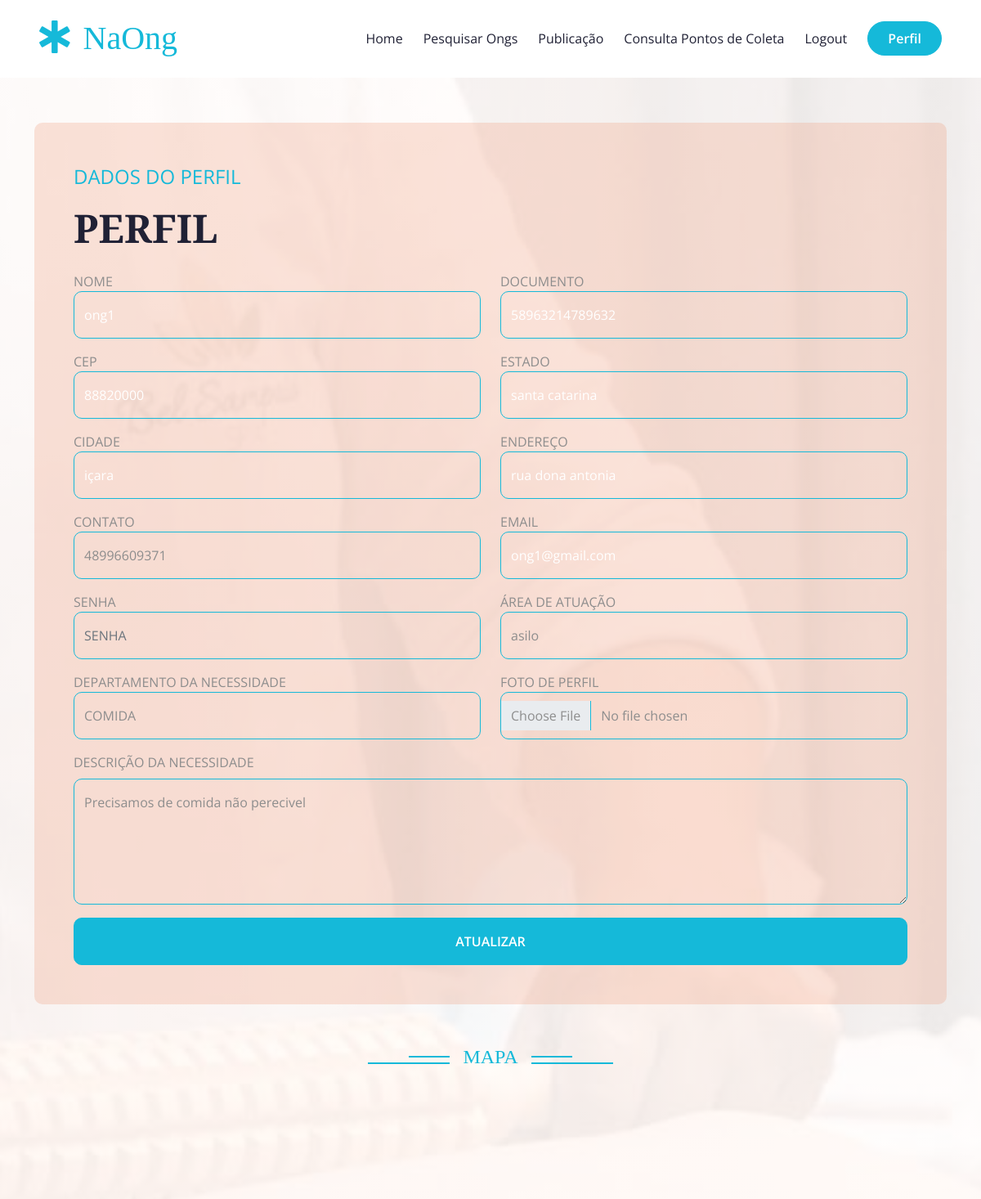
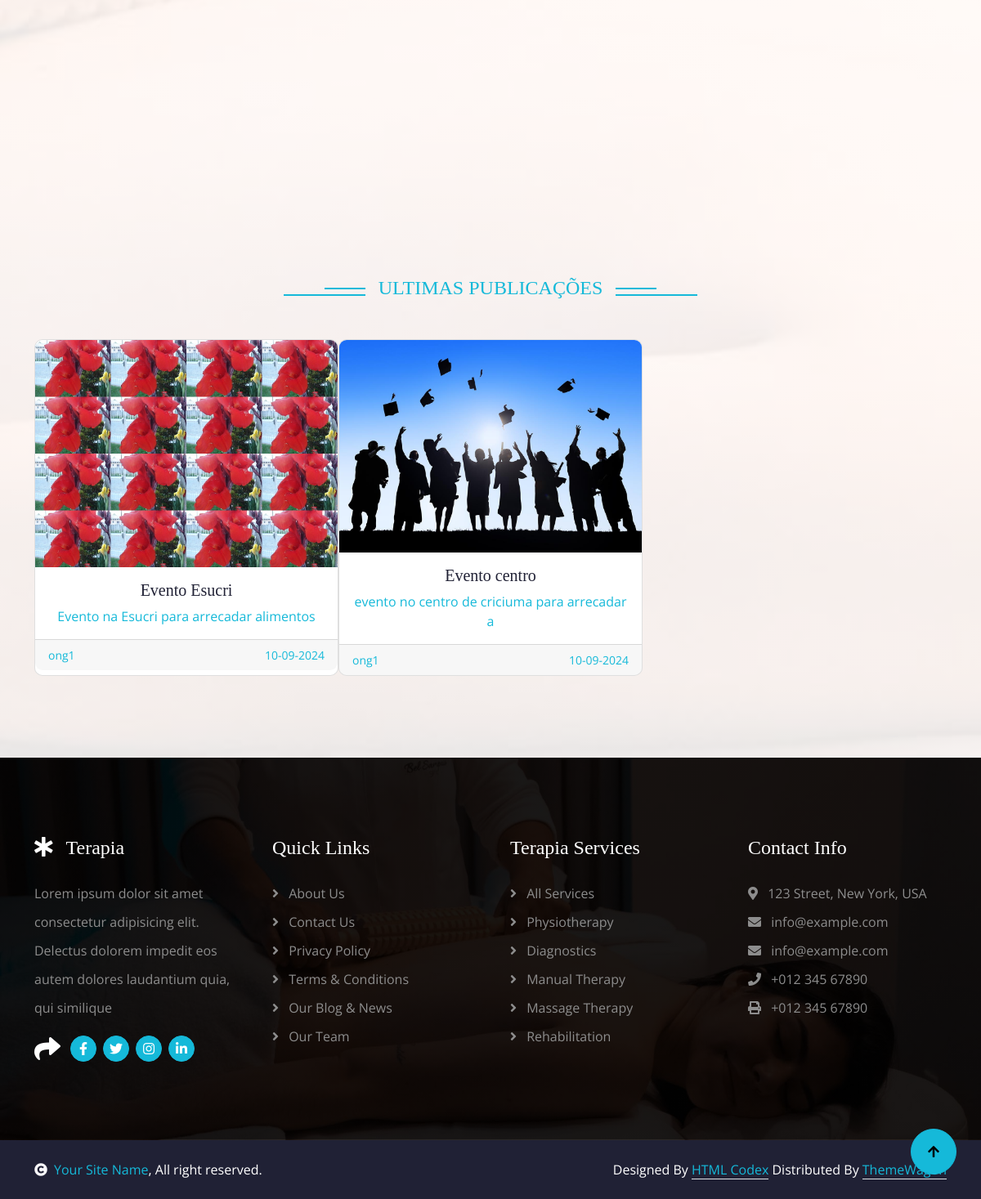
The page /perfil_ong.php (signed in) on the database its author committed (2 pictures, top to bottom).
### tables this page shows
CREATE TABLE `ongs` (
  `id_ong` int(11) NOT NULL AUTO_INCREMENT,
  `cnpj` varchar(45) NOT NULL,
  `razao_social` varchar(45) DEFAULT NULL,
  `nome_fantasia` varchar(45) DEFAULT NULL,
  `endereco` varchar(45) DEFAULT NULL,
  `cidade` varchar(45) DEFAULT NULL,
  `cep` varchar(45) DEFAULT NULL,
  `estado` varchar(45) DEFAULT NULL,
  `pais` varchar(45) DEFAULT NULL,
  `telefone` varchar(45) DEFAULT NULL,
  `email` varchar(45) NOT NULL,
  `data_cadastro` datetime DEFAULT NULL,
  `ativo` char(1) DEFAULT NULL,
  `senha` varchar(200) DEFAULT NULL,
  `foto_perfil` varchar(255) DEFAULT NULL,
  `area_atuacao` varchar(255) DEFAULT NULL,
  `id_departamento` int(11) DEFAULT NULL,
  `descricao` varchar(255) DEFAULT NULL,
  `latitude` varchar(255) DEFAULT NULL,
  `longitude` varchar(255) DEFAULT NULL,
  PRIMARY KEY (`id_ong`,`cnpj`,`email`),
  KEY `fk_id_departamento_idx` (`id_departamento`),
  CONSTRAINT `fk_id_departamento` FOREIGN KEY (`id_departamento`) REFERENCES `departamentos` (`id_departamento`)
);

CREATE TABLE `departamentos` (
  `id_departamento` int(11) NOT NULL AUTO_INCREMENT,
  `nome_departamento` varchar(45) DEFAULT NULL,
  `ativo` char(1) DEFAULT NULL,
  `icon` varchar(200) DEFAULT NULL,
  PRIMARY KEY (`id_departamento`)
);

CREATE TABLE `publicacoes` (
  `id_publicacoes` int(11) NOT NULL AUTO_INCREMENT,
  `id_ong` int(11) DEFAULT NULL,
  `titulo` varchar(45) DEFAULT NULL,
  `descricao` varchar(45) DEFAULT NULL,
  `dtpublicacao` datetime DEFAULT NULL,
  `arquivo` varchar(45) DEFAULT NULL,
  PRIMARY KEY (`id_publicacoes`)
);

### perfil_ong_model.php (called while the page is built, shortened)
<?php
if (isset($_GET['id_ong'])) {
    $id_ong = $_GET['id_ong'];
    $user_role = $_SESSION['user_role'];
    $sql_ong = "SELECT * FROM ongs WHERE id_ong = ?";
    $sql_list_publicacoes = "SELECT * FROM publicacoes WHERE id_ong = ? ORDER BY id_publicacoes DESC LIMIT 3";
    $sql_list_departamentos = "SELECT * FROM departamentos WHERE ativo = 'A'";
    if (isset($sql_ong)) {
        $stmt = $conn->prepare($sql_ong);
        $stmt->bind_param('i', $id_ong);
        if ($stmt->execute()) {
            $result_ong = $stmt->get_result();
            if ($result_ong->num_rows > 0) {
                $row = $result_ong->fetch_assoc();
                if (isset($sql_list_publicacoes)) {
                    $list_publicacoes = listPublicacao($conn, $id_ong, $sql_list_publicacoes);
                }
                if (isset($sql_list_departamentos)) {
                    $list_departamentos = listDepartamento($conn, $sql_list_departamentos);
                }
                if ($_SESSION['user_role'] == 'ong' && $_SESSION['user_id'] == $row['id_ong']) {
                    $mostraCampo = true;
                    $disabled = '';
                }
            } else {
                header("Location: perfil_ong.php?erro=7&id_ong=$id_ong");
                exit;
            }
        } else {
            header("Location: perfil_ong.php?erro=7&id_ong=$id_ong");
            exit;
        }
    } else {
        header("Location: perfil_ong.php?erro=7&id_ong=$id_ong");
        exit;
    }
} else if (isset($_SESSION['user_id']) && isset($_SESSION['user_role'])) {
    $id_ong = $_SESSION['user_id'];
    $user_role = $_SESSION['user_role'];
    if ($user_role == 'ong') {
        $sql_ong = "SELECT * FROM ongs WHERE id_ong = ?";
        $sql_list_publicacoes = "SELECT * FROM publicacoes WHERE id_ong = ? ORDER BY id_publicacoes DESC LIMIT 3";
        $sql_list_departamentos = "SELECT * FROM departamentos WHERE ativo = 'A'";
    } elseif ($user_role == 'doador') {
        $sql_ong = "SELECT * FROM doadores WHERE id_doador = ?";
    } else {
        header("Location: perfil_ong.php?erro=8&id_ong=$id_ong");
        exit;
    }
    if (isset($sql_ong)) {
        $stmt = $conn->prepare($sql_ong);
        $stmt->bind_param('i', $id_ong);
        if ($stmt->execute()) {
            $result_ong = $stmt->get_result();
            if ($result_ong->num_rows > 0) {
                $row = $result_ong->fetch_assoc();
                if ($_SESSION['user_role'] == 'ong' && $_SESSION['user_id'] == $row['id_ong']) {
                    $mostraCampo = true;
                    $disabled = '';
                }
                if (isset($sql_list_publicacoes)) {
                    $list_publicacoes = listPublicacao($conn, $id_ong, $sql_list_publicacoes);
                }
                if (isset($sql_list_departamentos)) {
                    $list_departamentos = listDepartamento($conn, $sql_list_departamentos);
                }
            } else {
                header("Location: perfil_ong.php?erro=7&id_ong=$id_ong");
                exit;
            }
        } else {
            header("Location: perfil_ong.php?erro=7&id_ong=$id_ong");
            exit;
        }
    } else {
        header("Location: perfil_ong.php?erro=7&id_ong=$id_ong");
        exit;
    }
}
function listPublicacao($conn, $id_ong, $sql_list_publicacoes)
{
    $stmt_publicacoes = $conn->prepare($sql_list_publicacoes);
    $stmt_publicacoes->bind_param('i', $id_ong);
    $stmt_publicacoes->execute();
    $result_list_publicacoes = $stmt_publicacoes->get_result();
    return $list_publicacoes = $result_list_publicacoes->fetch_all(MYSQLI_ASSOC);
}
function listDepartamento($conn, $sql_list_departamentos)
{
    $result_list_departamentos = $conn->query($sql_list_departamentos);
    return $list_departamentos = $result_list_departamentos->fetch_all(MYSQLI_ASSOC);
}

### perfil_ong.php (the view, shortened to what this page needs)
<?php
include('./cabecalho.php');
include './banco.php';
include('./perfil_ong_model.php');
?>
<div class="container-fluid appointment py-12" style="padding-top: 100px; padding-bottom: 50px;">
    <div class="container py-12" style="margin-top: 50px; padding-bottom: 50px;">
        <div class="row g-12 align-items-center">
            <div class="col-lg-12">
                <div class="col-lg-12 wow fadeInRight" data-wow-delay="0.4s">
                    <div class="appointment-form rounded p-5">
                        <p class="fs-4 text-uppercase text-primary">DADOS DO PERFIL</p>
                        <h1 class="display-5 mb-4">PERFIL</h1>
                        <form action="atualizar_<?php echo $user_role; ?>.php" method="POST" enctype="multipart/form-data">
                            <div class="row gy-3 gx-4">
                                <div class="col-xl-6">
                                    <label for="">NOME</label>
                                    <input type="text" class="form-control py-3 border-primary bg-transparent text-white" name="nome" placeholder="NOME" value="<?php echo isset($row['nome_fantasia']) ? $row['nome_fantasia'] : $row['nome']; ?>" <?php echo $disabled ?>>
                                </div>
                                <div class="col-xl-6">
                                    <label for="">DOCUMENTO</label>
                                    <input type="text" class="form-control py-3 border-primary bg-transparent text-white" name="documento" placeholder="DOCUMENTO" value="<?php echo isset($row['cnpj']) ? $row['cnpj'] : $row['cpf_cnpj']; ?>" <?php echo $disabled ?>>
                                </div>
                                <div class="col-xl-6">
                                    <label for="">CEP</label>
                                    <input type="text" class="form-control py-3 border-primary bg-transparent text-white" name="cep" placeholder="CEP" value="<?php echo isset($row['cep']) ? $row['cep'] : ''; ?>" <?php echo $disabled ?>>
                                </div>
                                <div class="col-xl-6">
                                    <label for="">ESTADO</label>
                                    <input type="text" class="form-control py-3 border-primary bg-transparent text-white" name="estado" placeholder="ESTADO" value="<?php echo isset($row['estado']) ? $row['estado'] : ''; ?>" <?php echo $disabled ?>>
                                </div>
                                <div class="col-xl-6">
                                    <label for="">CIDADE</label>
                                    <input type="text" class="form-control py-3 border-primary bg-transparent text-white" name="cidade" placeholder="CIDADE" value="<?php echo isset($row['cidade']) ? $row['cidade'] : ''; ?>" <?php echo $disabled ?>>
                                </div>
                                <div class="col-xl-6">
                                    <label for="">ENDEREÇO</label>
                                    <input type="text" class="form-control py-3 border-primary bg-transparent text-white" name="endereco" placeholder="ENDEREÇO" value="<?php echo isset($row['endereco']) ? $row['endereco'] : ''; ?>" <?php echo $disabled ?>>
                                </div>
                                <div class="col-xl-6">
                                    <label for="">CONTATO</label>
                                    <input type="phone" class="form-control py-3 border-primary bg-transparent" name="contato" placeholder="CONTATO" value="<?php echo isset($row['telefone']) ? $row['telefone'] : $row['contato']; ?>" <?php echo $disabled ?>>
                                </div>
                                <?php if ($mostraCampo) { ?>
                                    <div class="col-xl-6">
                                        <label for="">EMAIL</label>
                                        <input type="text" class="form-control py-3 border-primary bg-transparent text-white" name="email" placeholder="EMAIL" value="<?php echo isset($row['email']) ? $row['email'] : ''; ?>" <?php echo $disabled ?>>
                                    </div>
                                    <div class="col-xl-6">
                                        <label for="">SENHA</label>
                                        <input type="password" class="form-control py-3 border-primary bg-transparent" name="senha" placeholder="SENHA">
                                    </div>
                                <?php } ?>
                                <div class="col-xl-6">
                                    <label for="">ÁREA DE ATUAÇÃO</label>
                                    <input type="text" class="form-control py-3 border-primary bg-transparent" name="area_atuacao" placeholder="ÁREA DE ATUAÇÃO" value="<?php echo isset($row['area_atuacao']) ? $row['area_atuacao'] : ''; ?>" <?php echo $disabled ?>>
                                </div>
                                <div class="col-xl-6">
                                    <label for="">DEPARTAMENTO DA NECESSIDADE</label>
                                    <select class="form-control py-3 border-primary bg-transparent" name="departamento" <?php echo $disabled ?>>
                                        <?php foreach ($list_departamentos as $departamentos) { ?>
                                            <option value="<?php echo $departamentos['id_departamento']; ?>" <?php if (isset($row['id_departamento'])) {
                                                                                                                    echo $row['id_departamento'] == $departamentos['id_departamento'] ? 'selected' : '';
                                                                                                                } ?>><?php echo $departamentos['nome_departamento']; ?></option>
                                        <?php } ?>
                                    </select>
                                </div>
                                <?php if ($mostraCampo) { ?>
                                    <div class="col-xl-6">
                                        <label for="">FOTO DE PERFIL</label>
                                        <input type="file" class="form-control py-3 border-primary bg-transparent" name="foto_perfil">
                                    </div>
                                <?php } ?>
                                <div class="col-xl-12">
                                    <label for="" class="form-label">DESCRIÇÃO DA NECESSIDADE</label>
                                    <textarea class="form-control py-3 border-primary bg-transparent" name="descricao" rows="5" placeholder="DESCRIÇÃO DA NECESSIDADE" <?php echo $disabled ?>><?php echo isset($row['descricao']) ? $row['descricao'] : ''; ?></textarea>
                                </div>
                                <div class="col-12">
                                    <?php if ($mostraCampo) { ?>
                                        <button type="submit" class="btn btn-primary text-white w-100 py-3 px-5">ATUALIZAR</button>
                                    <?php } ?>
                                </div>
                            </div>
                        </form>
                    </div>
                </div>
            </div>
        </div>
        <div class="section-title mb-5 wow fadeInUp" data-wow-delay="0.1s" style="margin-top: 50px;">
            <div class="sub-style">
                <h4 class="sub-title px-3 mb-0">MAPA</h4>
            </div>
        </div>
        <div id="map" style="height: 400px; width: 100%; margin-top: 20px;"></div>
        <div class="section-title mb-5 wow fadeInUp" data-wow-delay="0.1s" style="margin-top: 50px;">
            <div class="sub-style">
                <h4 class="sub-title px-3 mb-0">ULTIMAS PUBLICAÇÕES</h4>
            </div>
        </div>
        <div class="card-group">
            <?php foreach ($list_publicacoes as $key => $publicacoes) {
                $dataPublicacao = DateTime::createFromFormat('Y-m-d H:i:s', $publicacoes['dtpublicacao']);
                $dataFormatada = $dataPublicacao ? $dataPublicacao->format('d-m-Y') : '';
            ?>
                <div class="col-md-4 d-flex align-items-stretch">
                    <div class="card text-center">
                        <a href="./cadastro_publicacao.php?id_publicacao=<?php echo $publicacoes['id_publicacoes'] ?>">
                            <img src="./<?php echo $publicacoes['arquivo'] ?>" class="card-img-top">
                            <div class="card-body">
                                <h5 class="card-title"><?php echo $publicacoes['titulo'] ?></h5>
                                <p class="card-text"><?php echo $publicacoes['descricao'] ?></p>
                            </div>
                            <div class="card-footer">
                                <small class="text-body-secondary d-flex justify-content-between">
                                    <span class="text-left"><?php echo $row['nome_fantasia'] ?></span>
                                    <span class="text-right"><?php echo $dataFormatada ?></span></small>
                            </div>
                        </a>
                    </div>
                </div>
            <?php } ?>
        </div>
    </div>
</div>
<?php
include('./rodape.php');
?>

### css/style.css (style rules this page uses)
.btn { font-weight: 600; transition: .5s; }
.btn.btn-primary { box-shadow: inset 0 0 0 0 var(--bs-primary); }
.section-title { max-width: 900px; text-align: center; margin: 0 auto; }
.section-title .sub-style { position: relative; display: inline-block; text-transform: uppercase; color: var(--bs-primary); }
.section-title .sub-style::before { content: ""; width: 100px; position: absolute; top: 50%; left: 0; transform: translateY(-50%); margin-top: 8px; margin-left: -100px; border: 1px solid var(--bs-primary) !important; }
.section-title .sub-style::after { content: ""; width: 50px; position: absolute; top: 50%; left: 0; transform: translateY(-50%); margin-bottom: 5px; margin-left: -50px; border: 1px solid var(--bs-primary) !important; }
.sub-title { position: relative; display: inline-block; text-transform: uppercase; color: var(--bs-primary); }
.sub-title::before { content: ""; width: 100px; position: absolute; top: 50%; right: 0; transform: translateY(-50%); margin-top: 8px; margin-right: -100px; border: 1px solid var(--bs-primary) !important; }
.sub-title::after { content: ""; width: 50px; position: absolute; top: 50%; right: 0; transform: translateY(-50%); margin-bottom: 8px; margin-right: -50px; border: 1px solid var(--bs-primary) !important; }
.appointment { background: linear-gradient(rgba(255, 255, 255, 0.9), rgba(255, 255, 255, 0.9)), url(../img/carousel-2.jpg); background-position: center center; background-repeat: no-repeat; background-size: cover; background-attachment: fixed; }
.appointment .appointment-form { background: rgba(239, 162, 134, 0.3); }
.appointment .appointment-form .btn.btn-primary { box-shadow: inset 0 0 0 0 var(--bs-primary); }

### rows shown on the page
ongs: nome "ong1", documento "58963214789632", cep "88820000", estado "santa catarina", cidade "içara", endereco "rua dona antonia", contato "48996609371", email "ong1@gmail.com", area_atuacao "asilo", departamento "COMIDA", descricao "Precisamos de comida não perecivel", nome_fantasia "ong1"
publicacoes: arquivo (picture), titulo "Evento Esucri", descricao "Evento na Esucri para arrecadar alimentos", dtpublicacao "10-09-2024"
publicacoes: arquivo (picture), titulo "Evento centro", descricao "evento no centro de criciuma para arrecadar a", dtpublicacao "10-09-2024"
